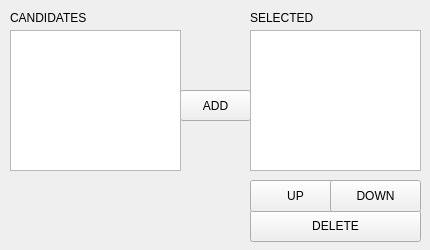
<?xml version="1.0" encoding="UTF-8"?>
<ui version="4.0">
 <class>dataSelect</class>
 <widget class="QWidget" name="dataSelect">
  <property name="geometry">
   <rect>
    <x>0</x>
    <y>0</y>
    <width>430</width>
    <height>250</height>
   </rect>
  </property>
  <property name="sizePolicy">
   <sizepolicy hsizetype="Fixed" vsizetype="Fixed">
    <horstretch>0</horstretch>
    <verstretch>0</verstretch>
   </sizepolicy>
  </property>
  <property name="minimumSize">
   <size>
    <width>430</width>
    <height>250</height>
   </size>
  </property>
  <property name="windowTitle">
   <string>Form</string>
  </property>
  <widget class="QPushButton" name="addBtn">
   <property name="geometry">
    <rect>
     <x>180</x>
     <y>90</y>
     <width>71</width>
     <height>31</height>
    </rect>
   </property>
   <property name="text">
    <string>ADD</string>
   </property>
  </widget>
  <widget class="QLabel" name="label">
   <property name="geometry">
    <rect>
     <x>10</x>
     <y>10</y>
     <width>91</width>
     <height>16</height>
    </rect>
   </property>
   <property name="text">
    <string>CANDIDATES</string>
   </property>
  </widget>
  <widget class="QLabel" name="label_2">
   <property name="geometry">
    <rect>
     <x>250</x>
     <y>10</y>
     <width>71</width>
     <height>16</height>
    </rect>
   </property>
   <property name="text">
    <string>SELECTED</string>
   </property>
  </widget>
  <widget class="QPushButton" name="deleteBtn">
   <property name="geometry">
    <rect>
     <x>250</x>
     <y>210</y>
     <width>171</width>
     <height>32</height>
    </rect>
   </property>
   <property name="text">
    <string>DELETE</string>
   </property>
  </widget>
  <widget class="QPushButton" name="upBtn">
   <property name="geometry">
    <rect>
     <x>250</x>
     <y>180</y>
     <width>91</width>
     <height>32</height>
    </rect>
   </property>
   <property name="text">
    <string>UP</string>
   </property>
  </widget>
  <widget class="QPushButton" name="downBtn">
   <property name="geometry">
    <rect>
     <x>330</x>
     <y>180</y>
     <width>91</width>
     <height>32</height>
    </rect>
   </property>
   <property name="text">
    <string>DOWN</string>
   </property>
  </widget>
  <widget class="QListWidget" name="candidateList">
   <property name="geometry">
    <rect>
     <x>10</x>
     <y>30</y>
     <width>171</width>
     <height>141</height>
    </rect>
   </property>
  </widget>
  <widget class="QListWidget" name="selectedList">
   <property name="geometry">
    <rect>
     <x>250</x>
     <y>30</y>
     <width>171</width>
     <height>141</height>
    </rect>
   </property>
  </widget>
 </widget>
 <resources/>
 <connections/>
</ui>
